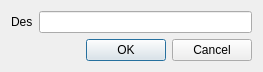
<?xml version="1.0" encoding="UTF-8"?>
<ui version="4.0">
 <class>LineEditDialog</class>
 <widget class="QDialog" name="LineEditDialog">
  <property name="geometry">
   <rect>
    <x>0</x>
    <y>0</y>
    <width>263</width>
    <height>69</height>
   </rect>
  </property>
  <property name="windowTitle">
   <string>Dialog</string>
  </property>
  <layout class="QGridLayout" name="gridLayout">
   <item row="0" column="0">
    <layout class="QHBoxLayout" name="horizontalLayout">
     <item>
      <widget class="QLabel" name="label">
       <property name="text">
        <string>Des</string>
       </property>
      </widget>
     </item>
     <item>
      <widget class="QLineEdit" name="lineEdit"/>
     </item>
    </layout>
   </item>
   <item row="1" column="0">
    <widget class="QDialogButtonBox" name="buttonBox">
     <property name="orientation">
      <enum>Qt::Horizontal</enum>
     </property>
     <property name="standardButtons">
      <set>QDialogButtonBox::Cancel|QDialogButtonBox::Ok</set>
     </property>
    </widget>
   </item>
  </layout>
 </widget>
 <resources/>
 <connections>
  <connection>
   <sender>buttonBox</sender>
   <signal>accepted()</signal>
   <receiver>LineEditDialog</receiver>
   <slot>accept()</slot>
   <hints>
    <hint type="sourcelabel">
     <x>248</x>
     <y>254</y>
    </hint>
    <hint type="destinationlabel">
     <x>157</x>
     <y>274</y>
    </hint>
   </hints>
  </connection>
  <connection>
   <sender>buttonBox</sender>
   <signal>rejected()</signal>
   <receiver>LineEditDialog</receiver>
   <slot>reject()</slot>
   <hints>
    <hint type="sourcelabel">
     <x>316</x>
     <y>260</y>
    </hint>
    <hint type="destinationlabel">
     <x>286</x>
     <y>274</y>
    </hint>
   </hints>
  </connection>
 </connections>
</ui>
